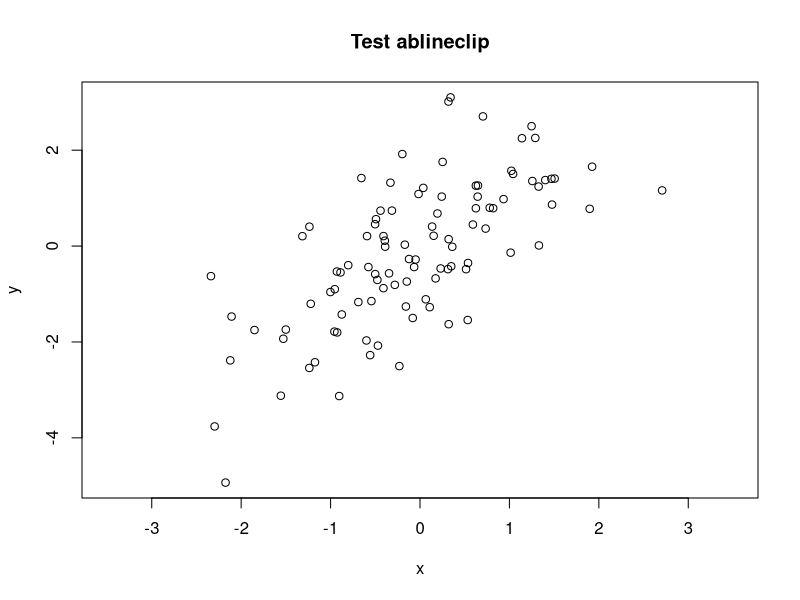

The R source for this figure: (Note: this script raises an error after producing the figure.)
# The plotrix demo in roughly alphabetical order
# Press <Enter> to advance through the demo,
# Ctrl-C (Linux) or Esc (Windows) to exit
par(ask=TRUE)
x <- rnorm(100)
y <- x + rnorm(100)
lmfit <- lm(y~x)
plot(x,y,xlim=c(-3.5,3.5),main="Test ablineclip")
ablineclip(lmfit,x1=-2,x2=2,lty=2)
ablineclip(h=0,x1=-2,x2=2,lty=3,col="red")
ablineclip(v=0,y1=-2.5,y2=1.5,lty=4,col="green")
testdf<-data.frame(Before=c(10,7,5),During=c(8,6,2),After=c(5,3,4))
rownames(testdf)<-c("Red","Green","Blue")
barp(testdf,main="Test addtable2plot",ylab="Value",
 names.arg=colnames(testdf),col=2:4)
addtable2plot(2,8,testdf,bty="o",display.rownames=TRUE,hlines=TRUE,
 title="The table")
plot(0,xlim=c(1,5),ylim=c(1,5),main="Test of arctext",xlab="",ylab="",
 type="n")
arctext("bendy like spaghetti",center=c(3,3),col="blue")
arctext("bendy like spaghetti",center=c(3,3),radius=1.5,start=pi,cex=2)
arctext("bendy like spaghetti",center=c(3,3),radius=0.5,
 start=pi/2,stretch=1.2)
plot(3:10,main="Axis break test")
# put a break at the default axis and position
axis.break()
axis.break(2,2.9,style="zigzag")
twogrp<-c(rnorm(10)+4,rnorm(10)+20)
gap.plot(twogrp,gap=c(8,16),xlab="Index",ylab="Group values",
 main="Two separated groups with gap axis break",
 col=c(rep(2,10),rep(3,10)),ytics=c(3,5,18,20))
legend(12,6,c("Low group","High group"),pch=1,col=2:3)
plot(1:10*0.001,1:10*100,axes=FALSE,xlab="",ylab="",main="Axis multipliers")
box()
axis.mult(1,mult=0.001)
axis.mult(2,mult=100)
cat1<-sample(LETTERS[1:4],40,TRUE)
cat2<-paste(cat1,sample(1:4,40,TRUE),sep="")
cat3<-paste(cat2,sample(letters[1:4],40,TRUE),sep="")
hcats<-data.frame(cat1,cat2,cat3)
barhier(hcats,col=c("#ff8080","#dddd80","#80ff80","#8080ff"),
 main="Hierarchical count chart",fade=TRUE)
par(mar=c(5,5,4,2))
happyday<-data.frame(Monday=c(2.3,3.4),Tuesday=c(2.8,3.3),Wednesday=c(3.2,3.1),
Thursday=c(3.6,2.8),Friday=c(4.2,2.6),Saturday=c(4.5,2.9),Sunday=c(4.1,2.8))
happylabels<-c("Utterly dashed","Rather mopey","Indifferent","Somewhat elated",
 "Euphoric")
barp(happyday,names.arg=names(happyday),legend.lab=c("Slaves","Unemployed"),
 legend.pos="e",col=c("#ee7700","#3333ff"),
 main="Test of barp, staxlab and color.legend",
 xlab="Day of week",ylab="Happiness rating",ylim=c(1,5),staxx=TRUE,staxy=TRUE,
 height.at=1:5,height.lab=happylabels,cex.axis=0.9,cylindrical=TRUE,
 shadow=TRUE)
par(mar=c(5,4,4,2))
x<-rnorm(10)
y<-rnorm(10)
plot(x,y,type="p",main="Test of boxed.labels")
nums<-c("one","two","three","four","five","six","seven","eight","nine","ten")
boxed.labels(x,y-0.1,nums)
test.df<-data.frame(a=rnorm(80)+4,b=rnorm(80)+4,c=rep(LETTERS[1:4],each=20),
 d=rep(rep(letters[1:4],each=4),5))
bp<-brkdn.plot("a","c","d",test.df,main="Test of brkdn.plot",
 mct="median",md="mad",xlab="Temperature range", ylab="Cognition",
 xaxlab=c("10-15","16-20","21-25","25-30"),pch=1:4,lty=1:4,col=1:4)
es<-emptyspace(bp)
legend(es,legend=c("Sydney","Gosford","Karuah","Brisbane"),pch=1:4,
 col=1:4,lty=1:4,xjust=0.5,yjust=0.5)
testcp<-list("",40)
for(i in 1:40) testcp[[i]]<-rnorm(sample(1:8,1)*50)
segs<-get.segs(testcp)
centipede.plot(segs,main="Test centipede plot",vgrid=0)
xy.mat<-cbind(sample(1:10,200,TRUE),sample(1:10,200,TRUE))
clusteredpoints<-
 cluster.overplot(xy.mat,col=rep(c("red","green"),each=100))
plot(clusteredpoints,col=clusteredpoints$col,
 main="Cluster overplot test")
xy.mat<-cbind(sample(1:10,200,TRUE),sample(1:10,200,TRUE))
count.overplot(xy.mat,main="Count overplot test",
 xlab="X values",ylab="Y values")
 par(mar=c(7,4,4,6))
testcol<-color.gradient(c(0,1),0,c(1,0),nslices=5)
col.labels<-c("Cold","Warm","Hot")
color2D.matplot(matrix(rnorm(100),nrow=10),c(1,0),0,c(0,1),
 main="Test color2D.matplot with color.legend")
color.legend(11,6,11.8,9,col.labels,testcol,gradient="y")
color.legend(10.2,2,11,5,col.labels,testcol,align="rb",gradient="y")
color.legend(0.5,-2,3.5,-1.2,col.labels,testcol)
color.legend(7,-1.8,10,-1,col.labels,testcol,align="rb",col=testcol[c(1,3,5)])
par(mar=c(5,4,4,2))
x<-c(0,cumsum(rnorm(99)))
y<-c(0,cumsum(rnorm(99)))
xydist<-sqrt(x*x+y*y)
plot(x,y,main="Random walk plot (color.scale.lines)",xlab="X",ylab="Y",type="n")
color.scale.lines(x,y,c(1,1,0),0,c(0,1,1),colvar=xydist,lwd=2)
boxed.labels(x,y,labels=1:100,border=FALSE,cex=0.5)
testlen<-rnorm(24)*2+5
testpos<-0:23+rnorm(24)/4
clock24.plot(testlen[7:19],testpos[7:19],
 main="Test Clock24 daytime (symbols)",
 point.col="blue",rp.type="s",lwd=3)
par(mar=c(5,4,4,2))
x<-seq(1,100)
y<-sin(x/5)+x/20
clplot(x,y,main="Test of clplot")
data(mtcars)
mysubset<-mtcars[substr(dimnames(mtcars)[[1]],1,1)=="M",c("mpg","hp","wt","disp")]
diamondplot(mysubset,name="Test of diamondplot")
x <- rpois(100,10)
dotplot.mtb(x,yaxis=TRUE,main="Test of dotplot.mtb")
plot(1:10, asp = 1,main="Test draw.arc")
draw.arc(5, 5, 1:10/10, deg2 = 1:10*10, col = "blue")
draw.arc(8, 8, 1:10/10, deg2 = 1:10*10, col = 1:10)
plot(1:5,seq(1,10,length=5),type="n",xlab="",ylab="",main="Test draw.circle")
draw.circle(2,2,0.5,border="purple",lty=1,lwd=1)
draw.circle(2.5,8,0.6,border="red",lty=3,lwd=3)
draw.circle(4,3,0.7,border="green",lty=1,lwd=1)
draw.circle(3.5,7,0.8,border="blue",lty=2,lwd=2)
x<-rnorm(10)
y<-rnorm(10)
plot(x,y,main="Find the empty space",xlab="X",ylab="Y")
es<-emptyspace(x,y)
boxed.labels(es,labels="Here is the\nempty space")
iucn.df<-data.frame(area=c("Africa","Asia","Europe","N&C America",
 "S America","Oceania"),threatened=c(5994,7737,1987,4716,5097,2093))
fan.plot(iucn.df$threatened,max.span=pi,
 labels=paste(iucn.df$area,iucn.df$threatened,sep="-"),
 main="Threatened species by geographical area (fan.plot)",ticks=276)
feather.plot(0.6+rnorm(8)/5,seq(0,7*pi/4,by=pi/4),1:8,
 main="Test of feather.plot",xlab="Time",ylab="Value")
plot(1:5,type="n",main="Floating Pie test",xlab="",ylab="",axes=FALSE)
box()
polygon(c(0,0,5.5,5.5),c(0,3,3,0),border="#44aaff",col="#44aaff")
floating.pie(1.7,3,c(2,4,4,2,8),radius=0.5,
 col=c("#ff0000","#80ff00","#00ffff","#44bbff","#8000ff"))
floating.pie(3.1,3,c(1,4,5,2,8),radius=0.5,
 col=c("#ff0000","#80ff00","#00ffff","#44bbff","#8000ff"))
floating.pie(4,1.5,c(3,4,6,7),radius=0.5,
 col=c("#ff0066","#00cc88","#44bbff","#8000ff"))
draw.circle(3.9,2.1,radius=0.04,col="white")
draw.circle(3.9,2.1,radius=0.04,col="white")
draw.circle(3.9,2.1,radius=0.04,col="white")
draw.circle(4,2.3,radius=0.04,col="white")
draw.circle(4.07,2.55,radius=0.04,col="white")
draw.circle(4.03,2.85,radius=0.04,col="white")
text(c(1.7,3.1,4),c(3.7,3.7,3.7),c("Pass","Pass","Fail"))
Ymd.format<-"%Y/%m/%d"
gantt.info<-list(labels=
 c("First task","Second task","Third task","Fourth task","Fifth task"),
 starts=
 as.POSIXct(strptime(
 c("2004/01/01","2004/02/02","2004/03/03","2004/05/05","2004/09/09"),
 format=Ymd.format)),
 ends=
 as.POSIXct(strptime(
 c("2004/03/03","2004/05/05","2004/05/05","2004/08/08","2004/12/12"),
 format=Ymd.format)),
 priorities=c(1,2,3,4,5))
vgridpos<-as.POSIXct(strptime(c("2004/01/01","2004/02/01","2004/03/01",
 "2004/04/01","2004/05/01","2004/06/01","2004/07/01","2004/08/01",
 "2004/09/01","2004/10/01","2004/11/01","2004/12/01"),format=Ymd.format))
vgridlab<-
 c("Jan","Feb","Mar","Apr","May","Jun","Jul","Aug","Sep","Oct","Nov","Dec")
gantt.chart(gantt.info,main="Calendar date Gantt chart (2004)",
 priority.legend=TRUE,vgridpos=vgridpos,vgridlab=vgridlab,hgrid=TRUE)
twogrp<-c(rnorm(10)+4,rnorm(10)+20)
gap.barplot(twogrp,gap=c(8,16),xlab="Index",ytics=c(3,6,17,20),
 ylab="Group values",main="Test gap.barplot")
twovec<-list(vec1=c(rnorm(30),-6),vec2=c(sample(1:10,40,TRUE),20))
gap.boxplot(twovec,gap=list(top=c(12,18),bottom=c(-5,-3)),
 main="Test gap.boxplot")
twogrp<-c(rnorm(5)+4,rnorm(5)+20,rnorm(5)+5,rnorm(5)+22)
gpcol<-c(2,2,2,2,2,3,3,3,3,3,4,4,4,4,4,5,5,5,5,5)
gap.plot(twogrp,gap=c(8,16),xlab="Index",ylab="Group values",
 main="Test gap.plot",col=gpcol)
plot(0:10,type="n",axes=FALSE,main="Test gradient.rect")
gradient.rect(1,0,3,6,reds=c(1,0),
 greens=c(seq(0,1,length=10),seq(1,0,length=10)),
 blues=c(0,1),gradient="y")
gradient.rect(4,0,6,6,c(seq(0,1,length=10),rep(1,10)),
 c(rep(1,10),seq(1,0,length=10)),c(0,0),gradient="y")
gradient.rect(7,0,9,6,col=smoothColors("red",38,"blue"),border=NA)
test.df<-data.frame(Age=rnorm(100,25,10),
 Sex=sample(c("M","F"),100,TRUE),
 Marital=sample(c("M","X","S","W"),100,TRUE),
 Employ=sample(c("FT","PT","NO"),100,TRUE))
test.col<-list(Overall="green",Employ=c("purple","orange","brown"),
 Marital=c("#1affd8","#caeecc","#f7b3cc","#94ebff"),Sex=c(2,4))
hierobarp(formula=Age~Sex+Marital+Employ,data=test.df,main="Hierobarp",
 col=test.col,showall=TRUE)
druguse<-matrix(c(sample(c(0,1),200,TRUE),
 sample(c(0,1),200,TRUE),
 sample(c(0,1),200,TRUE),
 sample(c(0,1),200,TRUE)),ncol=4)
colnames(druguse)<-c("Alc","Tob","THC","Amp")
druglist<-makeIntersectList(druguse)
intersectDiagram(druglist)
l <- list(runif(10)*10,1:10,c(1,1,1,1,4,8))
multhist(l,main="Test of multhist")
windagg<-matrix(c(8,0,0,0,0,0,0,0,4,6,2,1,6,3,0,4,2,8,5,3,5,2,1,1,
 5,5,2,4,1,4,1,2,1,2,4,0,3,1,3,1),nrow=5,byrow=TRUE)
oz.windrose(windagg,legend.pos=-27,main="Australian BoM wind rose")
pieval<-c(2,4,6,8)
pielabels<-
 c("We hate\n pies","We oppose\n  pies","We don't\n  care","We just love pies")
pie3D(pieval,radius=0.9,labels=pielabels,explode=0.1,main="3D PIE OPINIONS")
sex<-sample(c("M","F"),100,TRUE)
hair<-sample(c("Blond","Black","Brown","Red"),100,TRUE)
eye<-sample(c("Blue","Black","Brown","Green"),100,TRUE)
charac<-data.frame(sex=sex,hair=hair,eye=eye)
characlist<-makeDendrite(charac)
plot.dendrite(characlist,names(charac),main="Test dendrogram",cex=0.8)
qnt<-rpois(365,2)
qtdates<-seq(as.Date("2007-01-01"),as.Date("2007-12-31"),by=1)
qnt[c(30,60,90,120,150,180,210,240,270,300,330,360)]<-rep(8,length.out=12)
qt.plot(qnt,as.numeric(qtdates),xlab="Number of days interval",
ylab="Standard drinks per session",main="Test qt.plot")
posmat<-matrix(sample(2:9,30,TRUE),nrow=3)
radial.plot(posmat,labels=paste("X",1:10,sep=""),rp.type="p",
 main="Spiderweb plot (radial.plot)",line.col=2:4,show.grid=FALSE,lwd=1:3,
 radial.lim=c(0,10))
x <- runif(20)
y <- runif(20)
revaxis(x,y,yside=4,main="Test revaxis")
x <- c(0.1,0.1,0.1,0.1,0.1,0.2,0.2,0.2,0.2,0.3,0.3)
y <- c( 1,  1,  1,  1,  2,  2,  2,  3,  3,  4,  5 )
plot(x,y)
sizeplot(x,y,main="Test sizeplot")
soils.sw.percent<-data.frame(
 Sand=c(67,67,66,67,36,25,24,59,27,9,8,8,20,
 45,50,56,34,29,39,41,94,98,97,93,96,99),
 Silt=c(17,16,9,8,39,48,54,27,46,70,68,68,66,
 34,30,24,48,53,46,48,2,2,2,4,1,1),
 Clay=c(16,17,25,25,25,27,22,14,27,21,24,24,
 14,21,20,20,18,18,15,11,4,0,1,3,3,0))
soils.sw.cols <- c(1, 1, 1, 1, 2, 2, 2, 2, 2, 3, 3,
 3, 3, 4, 4, 4, 5, 5, 5, 5, 6, 6, 6, 6, 6, 6)
soils.sw.names <- c("Ardington","Astrop","Atrim",
 "Banbury","Beacon","Beckfoot")
soil.texture.uk(soils.sw.percent,
 main = "Ternary Diagram for Some Soils from South West England",
 col.lines = "black", col.names = "black", show.grid = TRUE,
 col.grid = "blue", lty.grid = 2,  pch = 16, cex = 1.0,
 col.symbols = soils.sw.cols, h1 = NA, h3 = NA, t1 = NA,
 t3 = NA , lwduk = 2, xpos = NA, ypos = NA,
 snames = NA, cexuk = 1.1)
legend("topleft", legend = soils.sw.names, col = 1:max(soils.sw.cols),
 pch = 16, cex = 1.1, title = "Location", bty = "n")
fpkids<-data.frame(Food=c("Fatty/sugary","Fruit","Starchy","Meat",
 "Proc.meat","Eggs","Fish","Dairy","Vegetables"),
 Female=c(4.21,4.22,3.98,3.57,3.55,3.46,3.34,3.26,3.13),
 Male=c(4.35,4.13,4.02,3.9,3.81,3.64,3.45,3.27,2.96))
plot(rep(1,9),fpkids$Female,xlim=c(0.8,2.2),
 ylim=range(c(fpkids$Female,fpkids$Male)),xlab="Sex",xaxt="n",
 ylab="Preference rating",main="Children's food preferences by sex",
 col="red")
axis(1,at=1:2,labels=c("Female","Male"))
points(rep(2,9),fpkids$Male,col="blue",pch=2)
spread.labels(rep(1:2,each=9),c(fpkids$Female,fpkids$Male),
 fpkids$Food,between=TRUE,linecol=c("red","blue"))
testx<-matrix(abs(rnorm(100)),nrow=10)
stackpoly(matrix(cumsum(testx),nrow=10),main="Test Stackpoly I",
 xaxlab=c("One","Two","Three","Four","Five",
 "Six","Seven","Eight","Nine","Ten"),border="black",staxx=TRUE)
sample_size<-c(500,-72,428,-94,334,-45,289)
totals<-c(TRUE,FALSE,TRUE,FALSE,TRUE,FALSE,TRUE)
labels<-c("Contact list","Uncontactable","","Declined","","Ineligible",
 "Final sample")
staircase.plot(sample_size,totals,labels,
 main="Acquisition of the sample (staircase.plot)",
 total.col="gray",inc.col=2:4,bg.col="#eeeebb",direction="s")
x<-rnorm(20)
y<-rnorm(20)
xlim<-range(x)
xspace<-(xlim[2]-xlim[1])/20
xlim<-c(xlim[1]-xspace,xlim[2]+xspace)
ylim<-range(y)
yspace<-(ylim[2]-ylim[1])/20
ylim<-c(ylim[1]-yspace,ylim[2]+yspace)
plotlabels<-
 c("one","two","three","four","five","six","seven","eight","nine","ten",
 "eleven","twelve","thirteen","fourteen","fifteen","sixteen","seventeen",
 "eighteen","nineteen","twenty")
plot(x=x,y=y,xlim=xlim,ylim=ylim,main="Test thigmophobe.labels")
thigmophobe.labels(x,y,plotlabels,col=c(2:6,8:12))
data(soils)
triax.return<-triax.plot(soils[1:6,],main="Test triax.plot",
 show.grid=TRUE,show.legend=TRUE,col.symbols=1:6,pch=4)
par(triax.return$oldpar)
twoord.plot(2:10,seq(3,7,by=0.5)+rnorm(9),
 1:15,rev(60:74)+rnorm(15),xlab="Sequence",
 ylab="Ascending values",rylab="Descending values")
tab.title("Test of twoord.plot and tab.title",tab.col="yellow",radius=0.5)
o<-matrix(rep(pi*seq(0.1,0.8,by=0.1),7),ncol=8,byrow=TRUE)
m<-matrix(rnorm(56)+4,ncol=8,byrow=TRUE)
plot(0,xlim=c(0.7,8.3),ylim=c(0.7,7.3),type="n",
 main="Test vector.field with lengthKey")
vectorField(o,m,vecspec="rad")
lengthKey(0.3,-0.5,c(0,5,10),0.24)
zoomInPlot(rnorm(100),rnorm(100),rxlim=c(-1,1),rylim=c(-1,1),
 zoomtitle="Zoom In Plot")
par(ask=FALSE)
